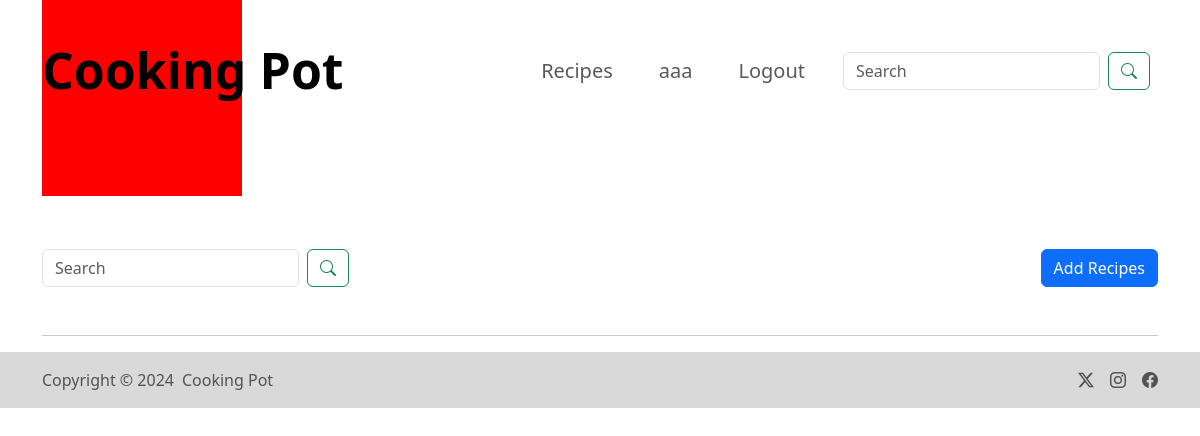
/recipe/ (signed in), run on an earlier commit of the app's database.
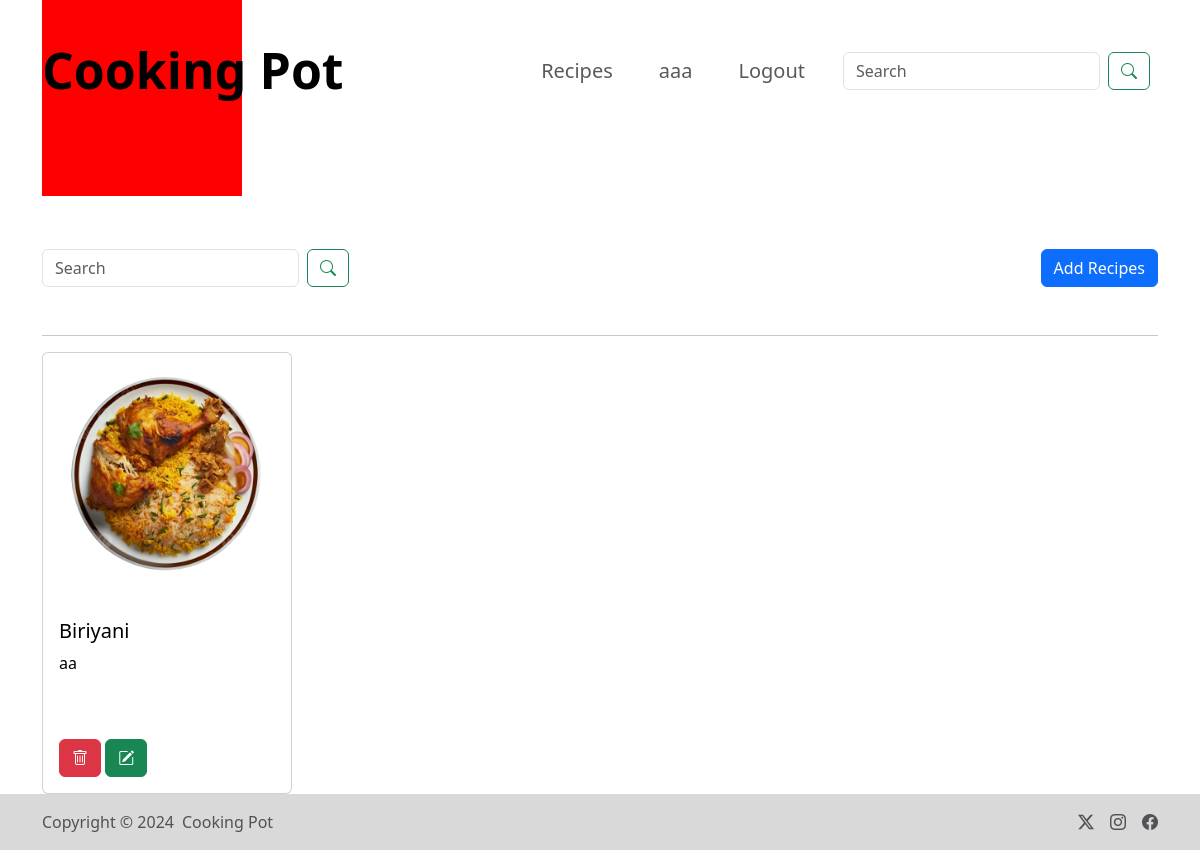
And on a later commit of the database.
### Home/models.py (models this page shows)
class Recipe(models.Model):
    user = models.ForeignKey(User, on_delete = models.SET_NULL, null = True, blank = True)
    recipe_name = models.CharField(max_length=100)
    recipe_description = models.TextField()
    recipe_image = models.ImageField(upload_to="images")
    recipe_view_count = models.IntegerField(default=1)

### Home/views.py (the view, shortened to what this page needs)
# urls.py: path('recipe/', recipe, name = "recipe"),
@login_required(login_url="/login_page/")
def recipe(request):
    queryset = Recipe.objects.all()
    if request.GET.get('search'):
        queryset= queryset.filter(recipe_name__icontains = request.GET.get('search'))
    context = {'recipes' : queryset}
    return render(request, 'recipe.html', context)

### Home/Templates/recipe.html (shortened to what this page needs)
{% extends "base.html" %}
{% load static %}
{% block start%}
<div class="container mt-10 ">
    <div class="d-flex justify-content-between mb-5">
      <form class="d-flex">
        <input name="search" class="form-control search-box me-2" type="search" placeholder="Search" aria-label="Search">
        <button class="btn btn-outline-success me-2" type="submit"><i class="bi bi-search"></i></button>
    </form>
    <div>
      <button type="button" class="btn btn-add btn-primary" data-bs-toggle="modal" data-bs-target="#exampleModal">Add Recipes</button>
    </div>
  </div>
  <hr>
  <div class="d-flex flex-wrap">
    {% for recipe in recipes %}
    <a href="#" class="card-link text-decoration-none text-black" data-bs-toggle="modal" data-bs-target="#recipeModal{{ recipe.id }}">
      <div class="card me-2" style="width: 250px;">
        <img src="/media/{{ recipe.recipe_image }}" class="card-img-top" style="height: 250px;">
        <div class="card-body">
          <h5 class="card-title">{{ recipe.recipe_name }}</h5>
          <p class="card-text" style="height: 80px; overflow: hidden; text-overflow: ellipsis;">{{ recipe.recipe_description }}</p>
          <a href="/delete_recipe/{{ recipe.id }}/" class="btn btn-danger mt-2"> <i class="bi bi-trash"></i> </a>
          <a href="/update_recipe/{{ recipe.id }}/" class="btn btn-success mt-2"><i class="bi bi-pencil-square"></i> </a>
        </div>
      </div>
    </a>
    {% endfor %}
  </div>
 </div>
{% endblock %}

What changed in the data, as far as the page shows it:
added Recipe: recipe_image (picture), recipe_name "biriyani", recipe_description "aa"
